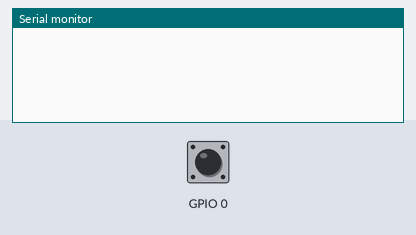
Bench run of a program on a simulated ESP32. Parts: the last lines printed to the serial monitor. Inputs (shaded band) come from the test bench; at power-on: GPIO 0 HIGH.

Above: at 1.2 s.
1.3 s: GPIO 0 pulled LOW for 0.15 s
At 1.48 s:
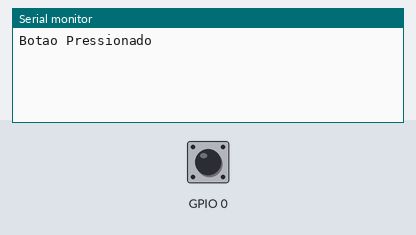
At 1.9 s:
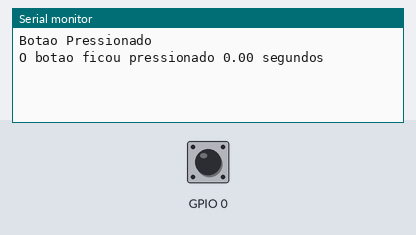

The program:

main.cpp
```cpp
#include <Arduino.h>
#include "Botao.h"

botao btn_boot(0);

void setup()
{
  btn_boot.begin();
  Serial.begin(9600);
}

void loop()
{
  btn_boot.update();

  if (btn_boot.pressionado())
  {
    Serial.println("Botao Pressionado");
  }

  if (btn_boot.solto())
  {
    Serial.printf("O botao ficou pressionado %.02f segundos\n\r", btn_boot.duracaoUltimoEstado()/1000);
  }

}
```

Botao.h
```cpp
#ifndef BOTAO_H
#define BOTAO_H

#include <Arduino.h>

class botao {
  private:
    uint8_t pino;
    bool estadoAnterior = HIGH;        // Estado anterior (para detectar mudanças)
    bool estadoAtual = HIGH;            // Estado atual do botão (pressionado ou não)
    bool estadoConfirmado = HIGH;          // evento de pressionado
    bool flagAlteracao = false;
    bool flagPressionado = false;
    bool flagSolto = false;

    unsigned long tempoInicioEstado = 0; // Tempo da última variação
    unsigned long tempoFiltro = 50; // Intervalo de debounce em milissegundos
    unsigned long tempoUltimaMudanca = 0;
    unsigned long duracaoEstado = 0;


  public:
    botao(uint8_t p);
    void begin();
    void update();

    bool pressionado();   // Está pressionado?
    bool solto();         // Está solto?
    bool alteracaoEstado();
    unsigned long duracaoUltimoEstado();

    void configurarFiltro(unsigned long tempo);

};

#endif
```

Botao.cpp
```cpp
#include "Botao.h"

/**
 * @brief construtor da classe botao
 * @param p numero do pino digital ao qual o botao esta conectado
 */
botao::botao(uint8_t p) : pino(p) {}

/**
 * @brief Inicializa o botao
 * Configura o pino como entrada. O modo pull-up padra
 */
void botao::begin()
{
    pinMode(pino, INPUT_PULLUP);
    estadoAtual = digitalRead(pino);
    estadoAnterior = estadoAtual;
    estadoConfirmado = estadoAtual;
    tempoInicioEstado = millis();
}

/**
 * @brief Define o temp de filtro(debounce) para estabilizar as leituras do botao
 * @param tempo Tempo de debounce em milissegundos
 */
void botao::configurarFiltro(unsigned long tempo)
{
    tempoFiltro = tempo;
}


/**
 * @brief
 *
 */
void botao::update()
{
    unsigned long agora = millis();
    estadoAtual = digitalRead(pino);
    flagAlteracao = false;
    flagPressionado = false;
    flagSolto = false;

    if (estadoAtual != estadoAnterior)
    {
        tempoUltimaMudanca = agora;
    }

    if ((agora - tempoUltimaMudanca) >= tempoFiltro)
    {
        if (estadoAtual != estadoConfirmado)
        {
            estadoConfirmado = estadoAtual;
            duracaoEstado = agora - tempoInicioEstado;
            tempoInicioEstado = agora;
            flagAlteracao = true;

            if (!estadoAtual)
            {
                flagPressionado = true;
            }
            else
            {
                flagSolto = true;
            }
        }
    }
    estadoAnterior = estadoAtual;
}


/**
 * @brief
 *
 */
bool botao::pressionado()
{
    return flagPressionado;
}


/**
 * @brief
 *
 */
bool botao::solto()
{
    return flagSolto;
}

/**
 * @return true se o estado do botao mudou(pressionado ou solto) na ultima alteracao
 *
 */
bool botao::alteracaoEstado()
{
    return flagAlteracao;
}


/**
 * @brief retorna a duracao em milissegundos do ultimo estado mantido(pressionado ou solto)
 * @return tempo em milissegundos que o botao permaneceu no ultimo estado
 */
unsigned long botao::duracaoUltimoEstado()
{
    return duracaoEstado;
}
```

Measured:
- after the input at 1.3 s, the serial monitor: prints a new line after 0.05 s (image 1)
